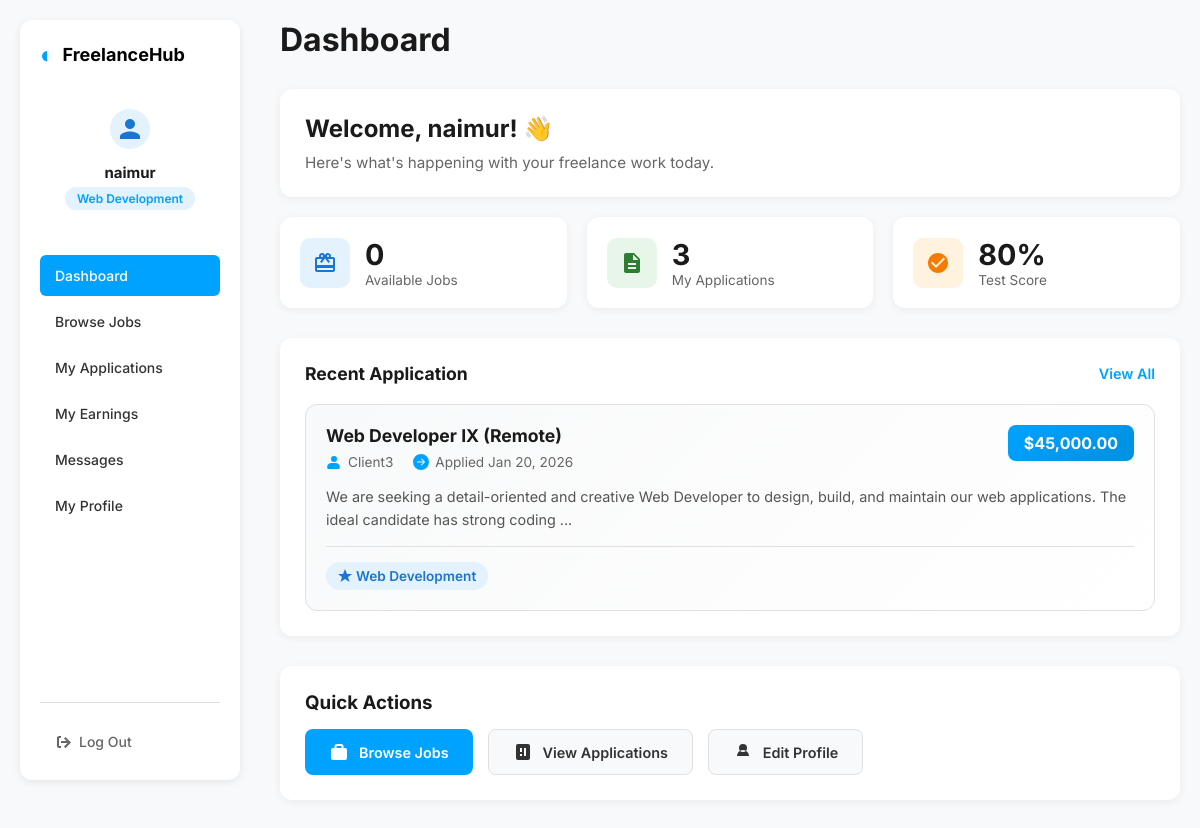
/freelancer/dashboard.php (signed in), run on the app's committed database.
### tables this page shows
CREATE TABLE `job_applications` (
  `application_id` int(11) NOT NULL,
  `job_id` int(11) NOT NULL,
  `freelancer_id` int(11) NOT NULL,
  `applied_at` timestamp NOT NULL DEFAULT current_timestamp()
);

CREATE TABLE `jobs` (
  `job_id` int(11) NOT NULL,
  `client_id` int(11) NOT NULL,
  `skill_id` int(11) NOT NULL,
  `job_title` varchar(150) DEFAULT NULL,
  `job_description` text DEFAULT NULL,
  `status` enum('open','closed') DEFAULT 'open',
  `is_hired` tinyint(1) DEFAULT 0,
  `hired_freelancer_id` int(11) DEFAULT NULL,
  `hired_at` timestamp NULL DEFAULT NULL,
  `budget` decimal(10,2) DEFAULT NULL,
  `created_at` timestamp NOT NULL DEFAULT current_timestamp()
);

CREATE TABLE `clients` (
  `client_id` int(11) NOT NULL,
  `full_name` varchar(100) NOT NULL,
  `email` varchar(150) NOT NULL,
  `password` varchar(255) NOT NULL,
  `created_at` timestamp NOT NULL DEFAULT current_timestamp(),
  `is_suspended` tinyint(1) DEFAULT 0
);

CREATE TABLE `skill_categories` (
  `skill_id` int(11) NOT NULL,
  `skill_name` varchar(100) NOT NULL,
  `created_at` timestamp NOT NULL DEFAULT current_timestamp()
);

### freelancer/pages/home.php (the view, shortened to what this page needs)
<?php
$freelancer_id = $_SESSION['freelancer_id'];
$skill_id = $_SESSION['freelancer_skill_id'];
$apps_query = $conn->query("
    SELECT COUNT(*) as total FROM job_applications WHERE freelancer_id = $freelancer_id
");
$total_applications = $apps_query->fetch_assoc()['total'] ?? 0;
$available_jobs_query = $conn->query("
    SELECT COUNT(*) as total FROM jobs
    WHERE skill_id = $skill_id
    AND status = 'open'
    AND is_hired = FALSE
    AND job_id NOT IN (
        SELECT job_id FROM job_applications WHERE freelancer_id = $freelancer_id
    )
");
$available_jobs = $available_jobs_query->fetch_assoc()['total'] ?? 0;
$score_query = $conn->prepare("
    SELECT score FROM freelancer_test_attempts
    WHERE freelancer_email = ? AND passed = TRUE
    ORDER BY attempted_at DESC LIMIT 1
");
$score_query->bind_param("s", $_SESSION['freelancer_email']);
$score_query->execute();
$score_result = $score_query->get_result();
$test_score = $score_result->num_rows > 0 ? $score_result->fetch_assoc()['score'] : 0;
$recent_app_query = $conn->prepare("
    SELECT ja.application_id, ja.applied_at,
           j.job_title, j.budget, j.job_description,
           c.full_name as client_name,
           s.skill_name
    FROM job_applications ja
    JOIN jobs j ON ja.job_id = j.job_id
    JOIN clients c ON j.client_id = c.client_id
    JOIN skill_categories s ON j.skill_id = s.skill_id
    WHERE ja.freelancer_id = ?
    ORDER BY ja.applied_at DESC
    LIMIT 1
");
$recent_app_query->bind_param("i", $freelancer_id);
$recent_app_query->execute();
$recent_app_result = $recent_app_query->get_result();
$recent_application = $recent_app_result->num_rows > 0 ? $recent_app_result->fetch_assoc() : null;
?>
<div class="welcome-card card">
    <h2>Welcome, <?= htmlspecialchars(explode(' ', $_SESSION['freelancer_name'])[0]) ?>! 👋</h2>
    <p>Here's what's happening with your freelance work today.</p>
</div>
<div class="stats-grid">
    <div class="stat-card">
        <div class="stat-icon" style="background: #e3f2fd;">
        </div>
        <div class="stat-info">
            <span class="stat-number"><?= $available_jobs ?></span>
            <span class="stat-label">Available Jobs</span>
        </div>
    </div>
    <div class="stat-card">
        <div class="stat-icon" style="background: #e8f5e9;">
            <svg width="24" height="24" viewBox="0 0 24 24" fill="#2e7d32">
                <path d="M14 2H6c-1.1 0-1.99.9-1.99 2L4 20c0 1.1.89 2 1.99 2H18c1.1 0 2-.9 2-2V8l-6-6zm2 16H8v-2h8v2zm0-4H8v-2h8v2zm-3-5V3.5L18.5 9H13z"/>
            </svg>
        </div>
        <div class="stat-info">
            <span class="stat-number"><?= $total_applications ?></span>
            <span class="stat-label">My Applications</span>
        </div>
    </div>
    <div class="stat-card">
        <div class="stat-icon" style="background: #fff3e0;">
            <svg width="24" height="24" viewBox="0 0 24 24" fill="#f57c00">
                <path d="M12 2C6.48 2 2 6.48 2 12s4.48 10 10 10 10-4.48 10-10S17.52 2 12 2zm-2 15l-5-5 1.41-1.41L10 14.17l7.59-7.59L19 8l-9 9z"/>
            </svg>
        </div>
        <div class="stat-info">
            <span class="stat-number"><?= number_format($test_score, 0) ?>%</span>
            <span class="stat-label">Test Score</span>
        </div>
    </div>
</div>
<?php if ($recent_application): ?>
<div class="card recent-activity-card">
    <div class="section-header">
        <h3>Recent Application</h3>
        <a href="dashboard.php?page=applications" class="view-all-link">View All</a>
    </div>
    <div class="recent-job-card">
        <div class="job-card-header">
            <div class="job-info">
                <h4 class="job-title"><?= htmlspecialchars($recent_application['job_title']) ?></h4>
                <div class="job-meta">
                    <span class="meta-item">
                        <svg width="16" height="16" viewBox="0 0 16 16" fill="currentColor">
                            <path d="M8 8a3 3 0 1 0 0-6 3 3 0 0 0 0 6zm2 1a4 4 0 0 1 3.5 5.5.5.5 0 0 1-.5.5h-11a.5.5 0 0 1-.5-.5A4 4 0 0 1 5 9h3z"/>
                        </svg>
                        <?= htmlspecialchars($recent_application['client_name']) ?>
                    </span>
                    <span class="meta-item">
                        <svg width="16" height="16" viewBox="0 0 16 16" fill="currentColor">
                            <path d="M8 0a8 8 0 1 1 0 16A8 8 0 0 1 8 0zM4.5 7.5a.5.5 0 0 0 0 1h5.793l-2.147 2.146a.5.5 0 0 0 .708.708l3-3a.5.5 0 0 0 0-.708l-3-3a.5.5 0 1 0-.708.708L10.293 7.5H4.5z"/>
                        </svg>
                        Applied <?= date('M d, Y', strtotime($recent_application['applied_at'])) ?>
                    </span>
                </div>
            </div>
            <div class="job-budget">
                $<?= number_format($recent_application['budget'], 2) ?>
            </div>
        </div>
        <p class="job-description">
            <?= htmlspecialchars(substr($recent_application['job_description'], 0, 150)) ?>
            <?= strlen($recent_application['job_description']) > 150 ? '...' : '' ?>
        </p>
        <div class="job-footer">
            <span class="skill-badge">
                <svg width="14" height="14" viewBox="0 0 14 14" fill="currentColor" style="margin-right: 4px;">
                    <path d="M7 0L9 5h5l-4 3 1.5 5L7 10l-4.5 3L4 8 0 5h5z"/>
                </svg>
                <?= htmlspecialchars($recent_application['skill_name']) ?>
            </span>
        </div>
    </div>
</div>
<?php endif; ?>
<div class="card">
    <h3 style="margin-bottom: 15px; color: #1a1a1a;">Quick Actions</h3>
    <div class="quick-actions">
        <a href="dashboard.php?page=jobs" class="action-btn primary">
            <svg width="20" height="20" viewBox="0 0 20 20" fill="currentColor">
                <path d="M16 6h-1.5V4.5A2.5 2.5 0 0 0 12 2h-4a2.5 2.5 0 0 0-2.5 2.5V6H4a2 2 0 0 0-2 2v8a2 2 0 0 0 2 2h12a2 2 0 0 0 2-2V8a2 2 0 0 0-2-2zM7.5 4.5A.5.5 0 0 1 8 4h4a.5.5 0 0 1 .5.5V6h-5V4.5z"/>
            </svg>
            Browse Jobs
        </a>
        <a href="dashboard.php?page=applications" class="action-btn secondary">
            <svg width="20" height="20" viewBox="0 0 20 20" fill="currentColor">
                <path d="M15 2H5a2 2 0 0 0-2 2v12a2 2 0 0 0 2 2h10a2 2 0 0 0 2-2V4a2 2 0 0 0-2-2zM9 14H7v-2h2v2zm0-4H7V6h2v4zm4 4h-2V6h2v8z"/>
            </svg>
            View Applications
        </a>
        <a href="dashboard.php?page=profile" class="action-btn secondary">
            <svg width="20" height="20" viewBox="0 0 20 20" fill="currentColor">
                <path d="M10 2a4 4 0 1 0 0 8 4 4 0 0 0 0-8zM4 14a6 6 0 1 1 12 0H4z"/>
            </svg>
            Edit Profile
        </a>
    </div>
</div>
<link rel="stylesheet" href="css/freelancer_home.css">

### freelancer/css/freelancer_dashboard.css (style rules this page uses)
* { margin: 0; padding: 0; box-sizing: border-box; }
body { font-family: 'Inter', Arial, sans-serif; background-color: #f8f9fa; color: #333; }
.card { background: #fff; padding: 25px; border-radius: 12px; box-shadow: 0 2px 8px rgba(0, 0, 0, 0.06); margin-bottom: 20px; }

### freelancer/css/freelancer_home.css (style rules this page uses)
.welcome-card h2 { font-size: 1.5rem; font-weight: 700; color: #1a1a1a; margin-bottom: 10px; }
.welcome-card p { color: #666; font-size: 0.95rem; }
.stats-grid { display: grid; grid-template-columns: repeat(auto-fit, minmax(220px, 1fr)); gap: 20px; margin-bottom: 30px; }
.stat-card { background: #fff; padding: 20px; border-radius: 12px; box-shadow: 0 2px 8px rgba(0, 0, 0, 0.06); display: flex; align-items: center; gap: 15px; }
.stat-icon { width: 50px; height: 50px; border-radius: 10px; display: flex; align-items: center; justify-content: center; }
.stat-info { display: flex; flex-direction: column; }
.stat-number { font-size: 1.8rem; font-weight: 700; color: #1a1a1a; }
.stat-label { font-size: 0.85rem; color: #666; }
.recent-activity-card { margin-bottom: 30px; }
.section-header { display: flex; justify-content: space-between; align-items: center; margin-bottom: 20px; }
.section-header h3 { margin: 0; font-size: 1.1rem; color: #1a1a1a; font-weight: 700; }
.view-all-link { color: #00a2ff; text-decoration: none; font-size: 0.9rem; font-weight: 600; transition: color 0.2s ease; display: flex; align-items: center; gap: 4px; }
.recent-job-card { background: linear-gradient(135deg, #f8f9fa 0%, #ffffff 100%); border: 1px solid #e0e0e0; border-radius: 12px; padding: 20px; transition: all 0.3s ease; }
.job-card-header { display: flex; justify-content: space-between; align-items: flex-start; gap: 20px; margin-bottom: 12px; }
.job-info { flex: 1; }
.job-title { font-size: 1.1rem; font-weight: 700; color: #1a1a1a; margin: 0 0 8px 0; }
.job-meta { display: flex; gap: 20px; flex-wrap: wrap; }
.meta-item { display: flex; align-items: center; gap: 6px; font-size: 0.85rem; color: #666; }
.meta-item svg { color: #00a2ff; }
.job-budget { background: linear-gradient(135deg, #00a2ff 0%, #0090e0 100%); color: white; padding: 8px 16px; border-radius: 8px; font-weight: 700; font-size: 1rem; white-space: nowrap; }
.job-description { color: #555; line-height: 1.6; margin: 15px 0; font-size: 0.9rem; }
.job-footer { display: flex; justify-content: space-between; align-items: center; padding-top: 15px; border-top: 1px solid #e0e0e0; }
.skill-badge { background: #e3f2fd; color: #1976d2; padding: 6px 12px; border-radius: 20px; font-size: 0.85rem; font-weight: 600; display: flex; align-items: center; }
.quick-actions { display: flex; gap: 15px; flex-wrap: wrap; }
.action-btn { display: flex; align-items: center; gap: 10px; padding: 12px 24px; border-radius: 8px; text-decoration: none; font-weight: 600; font-size: 0.9rem; transition: all 0.2s ease; }
.action-btn.primary { background: #00a2ff; color: #fff; }
.action-btn.secondary { background: #f8f9fa; color: #333; border: 1px solid #e0e0e0; }

### data on the page
job_applications: job.job_title "Web Developer IX (Remote)", clients.full_name "Client3", applied_at "Jan 20, 2026", job.budget "45,000.00", job.job_description "We are seeking a detail-oriented and creative Web Developer to design, build, and maintain our web applications. The ideal candidate has strong coding", skill_categories.skill_name "Web Development"

### other printed values
explode(' ', $freelancer_name)[0] "naimur"
$freelancer_skill "Web Development"
$label "Dashboard"
$label "Browse Jobs"
$label "My Applications"
$label "My Earnings"
$label "Messages"
$label "My Profile"
$pageTitle "Dashboard"
explode(' ', $_SESSION['freelancer_name'])[0] "naimur"
$available_jobs "0"
$total_applications "3"
$test_score "80"
